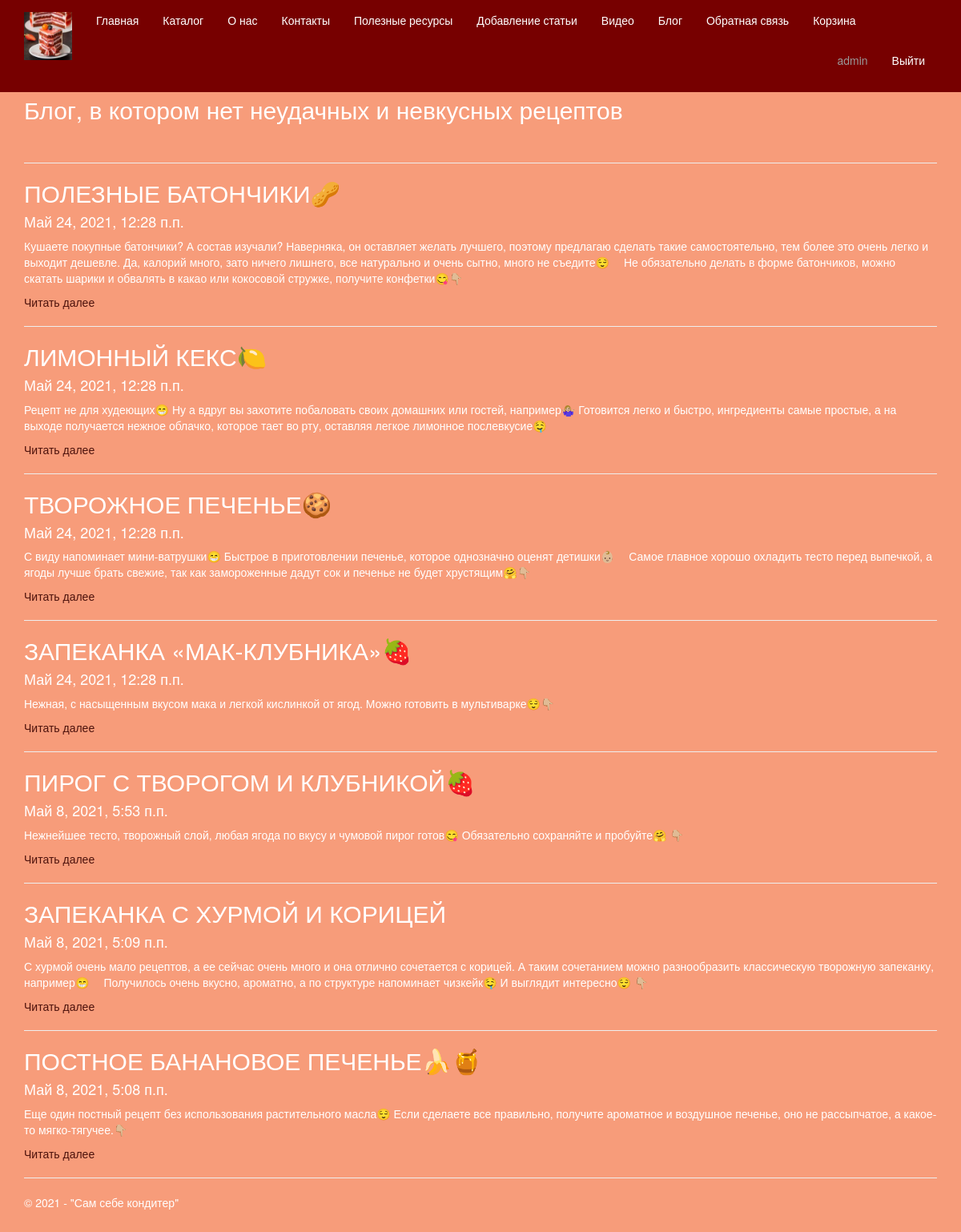
/blog (signed in), run on the app's committed database.
### app/models.py (models this page shows, shortened)
class Blog(models.Model):
     title = models.CharField(max_length = 100, unique_for_date = "posted", verbose_name = "Заголовок")
     author = models.ForeignKey(User, null=True, blank=True, on_delete = models.SET_NULL, verbose_name = "Автор")
     description = models.TextField(verbose_name = "Краткое содержание")
     content = models.TextField(verbose_name = "Полное содержание")
     posted = models.DateTimeField(default = datetime.now(), db_index = True, verbose_name = "Опубликована")
     image = models.FileField(default = 'temp.jpg', verbose_name = "Путь к изображению")
     class Meta:
         db_table = "Posts" # имя таблицы для модели
         ordering = ["-posted"] # порядок сортировки данных в модели ("-" означает по убыванию)
         verbose_name = "статья блога" # имя, под которым модель будет отображаться в административном разделе (для одной статьи блога)
         verbose_name_plural = "статьи блога" # тоже для всех статей блога

### app/views.py (the view)
# urls.py: url(r'^blog$', app.views.blog, name='blog'),
def blog(request):
    assert isinstance(request, HttpRequest)
    posts = Blog.objects.all() # запрос на выбор всех статей блога из модели
    return render(
        request,
        'app/blog.html',
        {
        'title':'Блог, в котором нет неудачных и невкусных рецептов',
        'posts': posts, # передача списка статей в шаблон веб-страницы
        'year':datetime.now().year,
        }
)

### app/templates/app/blog.html
﻿{% extends "app/layout.html" %}
{% block content %}
<h2>{{ title }}</h2> <br />
{% for post in posts %}
<hr/>
<div class="">
<h2> {{post.title}} </h2>
<h4> {{post.posted}} </h4>
<p> {{post.description}} </p>
<p><a href="{% url 'blogpost' parametr=post.id %}"> Читать далее </a> </p>
</div>
{% endfor %}
{% endblock %}

### app/templates/app/loginpartial.html (shortened to what this page needs)
﻿{% if user.is_authenticated %}
<form id="logoutForm" action="/logout" method="post" class="navbar-right">
    <ul class="nav navbar-nav navbar-right">
        <li><span class="navbar-brand">{{ user.username }}</span></li>
        <li><a href="javascript:document.getElementById('logoutForm').submit()">Выйти</a></li>
    </ul>
</form>
{% else %}
<ul class="nav navbar-nav navbar-right">
    <li><a href="{% url 'login' %}">Войти</a></li>
</ul>
{% endif %}

### app/static/app/content/site.css (style rules this page uses)
body { padding-top: 80px; padding-bottom: 20px; }

### data on the page
Blog: title "ПОЛЕЗНЫЕ БАТОНЧИКИ🥜", posted "Май 24, 2021, 12:28 п.п.", description "Кушаете покупные батончики? А состав изучали? Наверняка, он оставляет желать лучшего, поэтому предлагаю сделать такие самостоятельно, тем более это очень легко и выходит дешевле. Да, калорий много, зато ничего лишнего, все натурально и очень сытно, много не съедите😌 ⠀ Не обязательно делать в форме батончиков, можно скатать шарики и обвалять в какао или кокосовой стружке, получите конфетки😋👇🏼"
Blog: title "ЛИМОННЫЙ КЕКС🍋", posted "Май 24, 2021, 12:28 п.п.", description "Рецепт не для худеющих😁 Ну а вдруг вы захотите побаловать своих домашних или гостей, например🤷🏼‍♀️ Готовится легко и быстро, ингредиенты самые простые, а на выходе получается нежное облачко, которое тает во рту, оставляя легкое лимонное послевкусие🤤"
Blog: title "ТВОРОЖНОЕ ПЕЧЕНЬЕ🍪", posted "Май 24, 2021, 12:28 п.п.", description "С виду напоминает мини-ватрушки😁 Быстрое в приготовлении печенье, которое однозначно оценят детишки👶🏼 ⠀ Самое главное хорошо охладить тесто перед выпечкой, а ягоды лучше брать свежие, так как замороженные дадут сок и печенье не будет хрустящим🤗👇🏼"
Blog: title "ЗАПЕКАНКА «МАК-КЛУБНИКА»🍓", posted "Май 24, 2021, 12:28 п.п.", description "Нежная, с насыщенным вкусом мака и легкой кислинкой от ягод. Можно готовить в мультиварке😌👇🏼"
Blog: title "ПИРОГ С ТВОРОГОМ И КЛУБНИКОЙ🍓", posted "Май 8, 2021, 5:53 п.п.", description "Нежнейшее тесто, творожный слой, любая ягода по вкусу и чумовой пирог готов😋 Обязательно сохраняйте и пробуйте🤗 👇🏼"
Blog: title "ЗАПЕКАНКА С ХУРМОЙ И КОРИЦЕЙ", posted "Май 8, 2021, 5:09 п.п.", description "С хурмой очень мало рецептов, а ее сейчас очень много и она отлично сочетается с корицей. А таким сочетанием можно разнообразить классическую творожную запеканку, например😁 ⠀ Получилось очень вкусно, ароматно, а по структуре напоминает чизкейк🤤 И выглядит интересно😌 👇🏼"
Blog: title "ПОСТНОЕ БАНАНОВОЕ ПЕЧЕНЬЕ🍌🍯", posted "Май 8, 2021, 5:08 п.п.", description "Еще один постный рецепт без использования растительного масла😌 Если сделаете все правильно, получите ароматное и воздушное печенье, оно не рассыпчатое, а какое-то мягко-тягучее.👇🏼"

### other printed values
{{ user.username }} "admin"
{{ title }} "Блог, в котором нет неудачных и невкусных рецептов"
